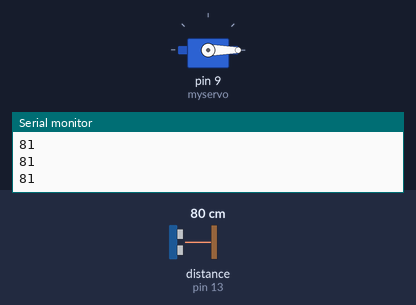
A sketch run on a simulated Arduino Uno, built with avr-gcc and run on an emulated ATmega328P. Parts: servo, the last lines printed to the serial monitor. Wiring (inferred from the names in the program): ultrasonic range finder: trigger pin 12; echo pin 13. The test bench sets the inputs (shaded band); at power-on: distance to the obstacle (sensor on pin 13) 80 cm. The echo pulse lasts 58.3 µs per cm.

Above: at 3.2 s.
3.3 s: distance to the obstacle (sensor on pin 13) set to 7 cm
4.8 s: distance to the obstacle (sensor on pin 13) set to 4 cm
At 5.3 s:
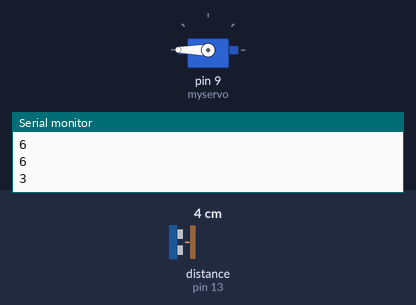
7.8 s: distance to the obstacle (sensor on pin 13) set to 9 cm
At 8.8 s:
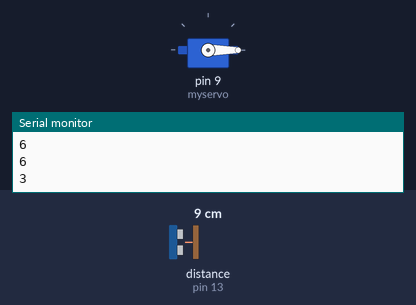
9.3 s: distance to the obstacle (sensor on pin 13) set to 2 cm
At 9.9 s:
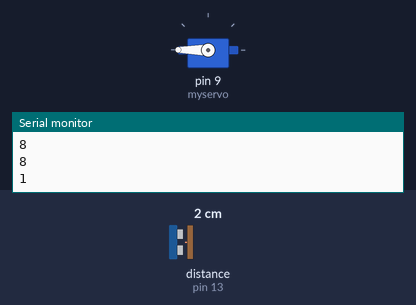
Timing chart, 0 to 13.3 s (numbered marks = the images above; inputs shaded):
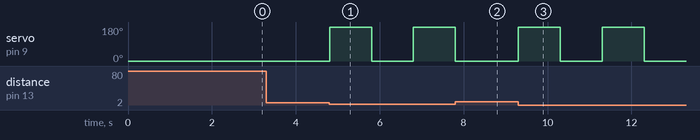

The sketch:

LED_Radar_Detector_-_James_Ensley.ino
```cpp
#include <Servo.h>

Servo myservo;  // create servo object to control a servo

int potpin = 0;  // analog pin used to connect the potentiometer
int val;    // variable to read the value from the analog pin

const int trig = 12;
const int echo = 13;

int duration = 0;
int distance = 0;

void setup()
{
  pinMode(trig , OUTPUT);
  pinMode(echo , INPUT);
  myservo.attach(9);
  myservo.write(0);
  delay(2000);

  Serial.begin(9600);

}

void loop()
{
  digitalWrite(trig , HIGH);
  delayMicroseconds(1000);
  digitalWrite(trig , LOW);


  duration = pulseIn(echo , HIGH);
  distance = (duration/2) / 28.5 ;
  Serial.println(distance);

  if (distance <= 4){
    myservo.write(180);
    delay(1000);
    myservo.write(0);
    delay(1000);
    myservo.write(180);
    delay(1000);
    myservo.write(0);
    delay(1000);

  }


}
```

Measured:
- the behaviour switches between 6 and 5 cm on distance to the obstacle (sensor on pin 13) (found by bisection; images 0 and 1)
- after the input at 4.8 s, servo on pin 9 (myservo): 0° → 180° at once, → 0° 1.0 s later, → 180° 1.0 s later
- after the input at 7.8 s, servo on pin 9 (myservo): goes on until 7.8 s, then stays 0°
- after the input at 9.3 s, servo on pin 9 (myservo): alternates 180° for 1.0 s and 0° for 1.0 s, starting at once
